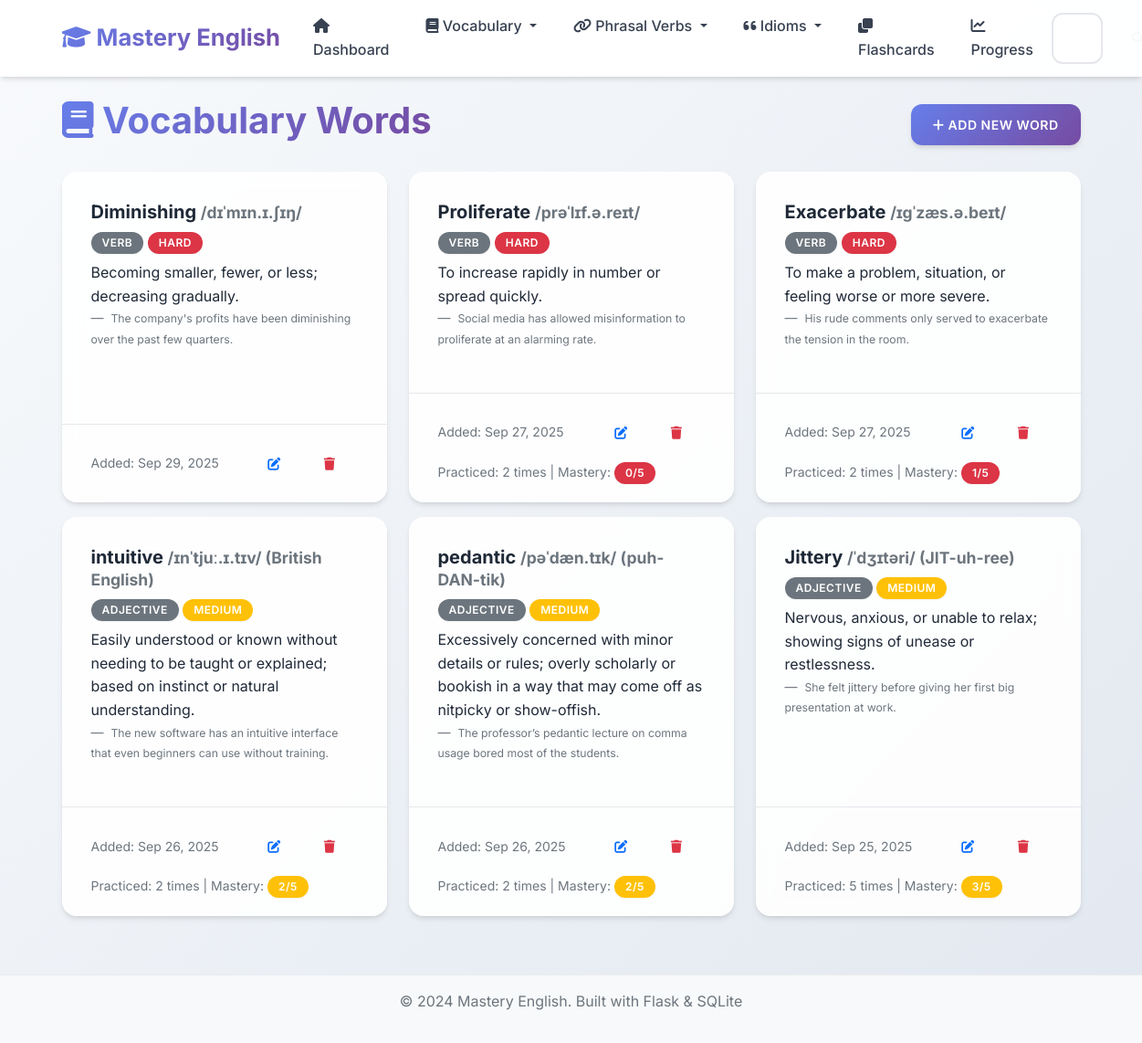
Page /vocabulary on the earlier database version.
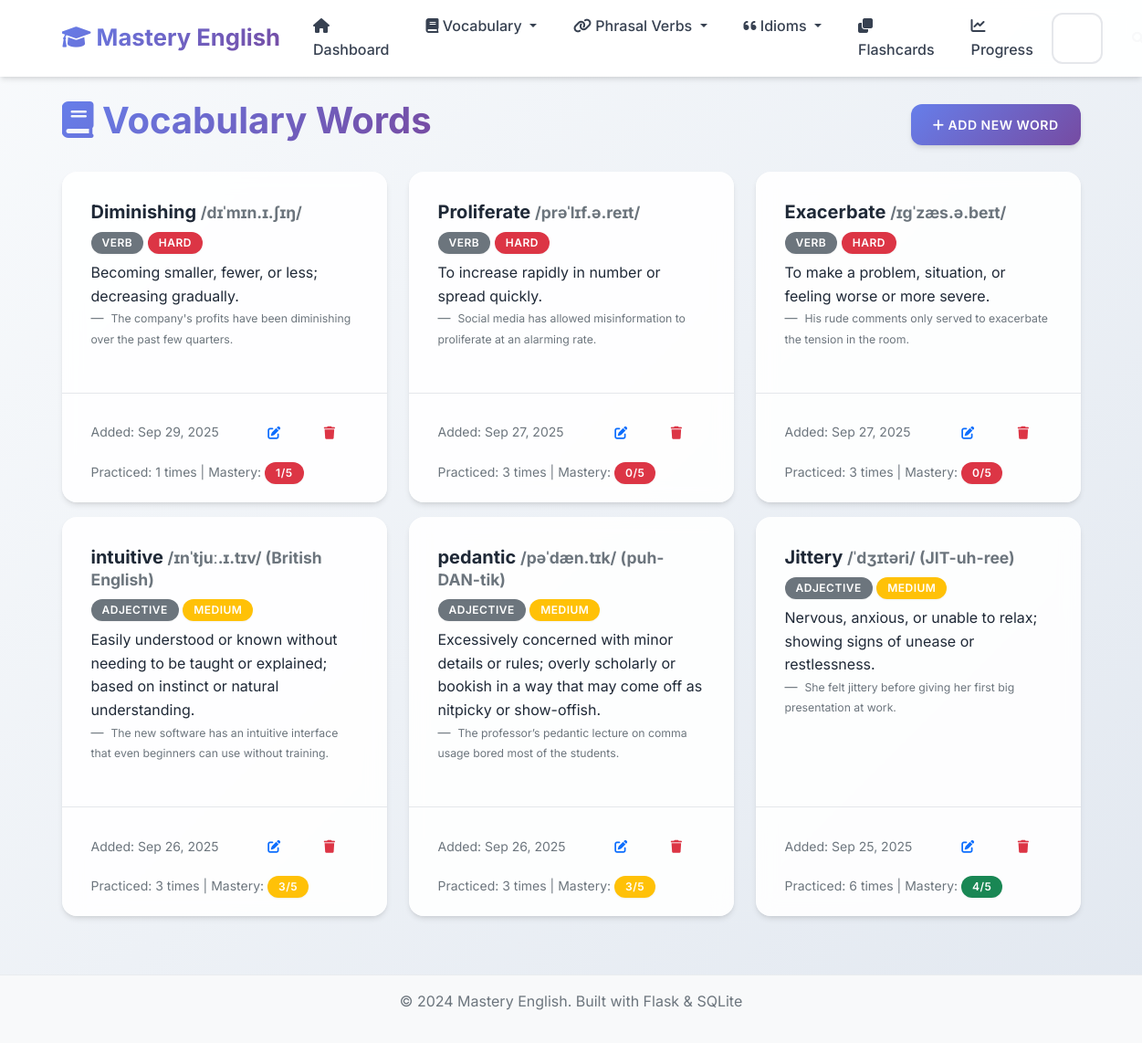
Same page on the later database version.
### app.py (models this page shows, shortened)
class VocabularyWord(db.Model):
    __tablename__ = 'vocabulary_words'
    id = db.Column(db.Integer, primary_key=True)
    word = db.Column(db.String(100), nullable=False)
    definition = db.Column(db.Text, nullable=False)
    example_sentence = db.Column(db.Text)
    pronunciation = db.Column(db.String(100))
    part_of_speech = db.Column(db.String(50))
    difficulty_level = db.Column(db.String(20), default='medium')
    date_added = db.Column(db.DateTime, default=datetime.utcnow)
    times_practiced = db.Column(db.Integer, default=0)
    last_practiced = db.Column(db.DateTime)
    mastery_level = db.Column(db.Integer, default=0)

### app.py (the view)
@app.route('/vocabulary')
def vocabulary_list():
    page = request.args.get('page', 1, type=int)
    words = VocabularyWord.query.order_by(VocabularyWord.date_added.desc()).paginate(
        page=page, per_page=10, error_out=False)
    return render_template('vocabulary_list.html', words=words)

### templates/vocabulary_list.html (shortened to what this page needs)
{% extends "base.html" %}
{% block content %}
<div class="row">
    <div class="col-12">
        <div class="d-flex justify-content-between align-items-center mb-4">
            <h1>
                <i class="fas fa-book"></i> Vocabulary Words
            </h1>
            <a href="{{ url_for('add_vocabulary') }}" class="btn btn-primary">
                <i class="fas fa-plus"></i> Add New Word
            </a>
        </div>
    </div>
</div>
{% if words.items %}
    <div class="row">
        {% for word in words.items %}
            <div class="col-md-6 col-lg-4 mb-3">
                <div class="card h-100">
                    <div class="card-body">
                        <h5 class="card-title">
                            {{ word.word }}
                            {% if word.pronunciation %}
                                <small class="text-muted">{{ word.pronunciation }}</small>
                            {% endif %}
                        </h5>
                        {% if word.part_of_speech %}
                            <span class="badge bg-secondary mb-2">{{ word.part_of_speech }}</span>
                        {% endif %}
                        <span class="badge bg-{% if word.difficulty_level == 'easy' %}success{% elif word.difficulty_level == 'hard' %}danger{% else %}warning{% endif %} mb-2">
                            {{ word.difficulty_level.title() }}
                        </span>
                        <p class="card-text">{{ word.definition }}</p>
                        {% if word.example_sentence %}
                            <blockquote class="blockquote-footer">
                                <small>{{ word.example_sentence }}</small>
                            </blockquote>
                        {% endif %}
                    </div>
                    <div class="card-footer bg-transparent">
                        <div class="d-flex justify-content-between align-items-center">
                            <small class="text-muted">
                                Added: {{ word.date_added.strftime('%b %d, %Y') }}
                            </small>
                            <div class="btn-group" role="group">
                                <a href="{{ url_for('edit_vocabulary', id=word.id) }}" class="btn btn-sm btn-outline-primary">
                                    <i class="fas fa-edit"></i>
                                </a>
                                <button type="button" class="btn btn-sm btn-outline-danger" onclick="confirmDelete('{{ word.word }}', '{{ url_for('delete_vocabulary', id=word.id) }}')">
                                    <i class="fas fa-trash"></i>
                                </button>
                            </div>
                        </div>
                        {% if word.times_practiced > 0 %}
                            <div class="mt-2">
                                <small class="text-muted">
                                    Practiced: {{ word.times_practiced }} times
                                    | Mastery:
                                    <span class="badge bg-{% if word.mastery_level >= 4 %}success{% elif word.mastery_level >= 2 %}warning{% else %}danger{% endif %}">
                                        {{ word.mastery_level }}/5
                                    </span>
                                </small>
                            </div>
                        {% endif %}
                    </div>
                </div>
            </div>
        {% endfor %}
    </div>
{% endif %}
{% endblock %}

### templates/base.html (shortened to what this page needs)
<!DOCTYPE html>
<html lang="en">
<head>
    <link href="https://cdn.jsdelivr.net/npm/bootstrap@5.1.3/dist/css/bootstrap.min.css" rel="stylesheet">
    <link href="https://cdnjs.cloudflare.com/ajax/libs/font-awesome/6.0.0/css/all.min.css" rel="stylesheet">
    <link href="{{ url_for('static', filename='css/style.css') }}" rel="stylesheet">
</head>
<body>
    <nav class="navbar navbar-expand-lg navbar-light">
        <div class="container">
            <a class="navbar-brand" href="{{ url_for('index') }}">
                <i class="fas fa-graduation-cap"></i> Mastery English
            </a>
            <div class="collapse navbar-collapse" id="navbarNav">
                <ul class="navbar-nav me-auto">
                    <li class="nav-item">
                        <a class="nav-link" href="{{ url_for('index') }}">
                            <i class="fas fa-home"></i> Dashboard
                        </a>
                    </li>
                    <li class="nav-item dropdown">
                        <a class="nav-link dropdown-toggle" href="#" id="vocabDropdown" role="button" data-bs-toggle="dropdown">
                            <i class="fas fa-book"></i> Vocabulary
                        </a>
                    </li>
                    <li class="nav-item dropdown">
                        <a class="nav-link dropdown-toggle" href="#" id="phrasalDropdown" role="button" data-bs-toggle="dropdown">
                            <i class="fas fa-link"></i> Phrasal Verbs
                        </a>
                    </li>
                    <li class="nav-item dropdown">
                        <a class="nav-link dropdown-toggle" href="#" id="idiomsDropdown" role="button" data-bs-toggle="dropdown">
                            <i class="fas fa-quote-left"></i> Idioms
                        </a>
                    </li>
                    <li class="nav-item">
                        <a class="nav-link" href="{{ url_for('flashcards_menu') }}">
                            <i class="fas fa-clone"></i> Flashcards
                        </a>
                    </li>
                    <li class="nav-item">
                        <a class="nav-link" href="{{ url_for('progress') }}">
                            <i class="fas fa-chart-line"></i> Progress
                        </a>
                    </li>
                </ul>
                <div class="d-flex">
                    <form class="d-flex" method="GET" action="{{ url_for('search') }}">
                        <input class="form-control me-2" type="search" name="q" placeholder="Search..." aria-label="Search">
                        <button class="btn btn-outline-light" type="submit">
                            <i class="fas fa-search"></i>
                        </button>
                    </form>
                </div>
            </div>
        </div>
    </nav>
    <main class="container mt-4">
        {% block content %}{% endblock %}
    </main>
    <footer class="bg-light text-center text-muted py-3 mt-5">
        <div class="container">
            <p>&copy; 2024 Mastery English. Built with Flask & SQLite</p>
        </div>
    </footer>
</body>
</html>

### static/css/style.css (style rules this page uses)
:root { --primary-color: #6366f1; --primary-dark: #4f46e5; --primary-light: #8b5cf6; --success-color: #10b981; --success-dark: #059669; --info-color: #06b6d4; --info-dark: #0891b2; --warning-color: #f59e0b; --warning-dark: #d97706; --danger-color: #ef4444; --danger-dark: #dc2626; --light-color: #f8fafc; --dark-color: #1e293b; --gray-50: #f9fafb; --gray-100: #f3f4f6; --gray-200: #e5e7eb; --gray-300: #d1d5db; --gray-400: #9ca3af; --gray-500: #6b7280; --gray-600: #4b5563; --gray-700: #374151; --gray-800: #1f2937; --gray-900: #111827; --gradient-primary: linear-gradient(135deg, #667eea 0%, #764ba2 100%); --gradient-success: linear-gradient(135deg, #11998e 0%, #38ef7d 100%); --gradient-info: linear-gradient(135deg, #667db6 0%, #0082c8 100%); --gradient-warning: linear-gradient(135deg, #f093fb 0%, #f5576c 100%); --gradient-hero: linear-gradient(135deg, #667eea 0%, #764ba2 50%, #f093fb 100%); --shadow-sm: 0 1px 2px 0 rgba(0, 0, 0, 0.05); --shadow: 0 4px 6px -1px rgba(0, 0, 0, 0.1), 0 2px 4px -1px rgba(0, 0, 0, 0.06); --shadow-md: 0 10px 15px -3px rgba(0, 0, 0, 0.1), 0 4px 6px -2px rgba(0, 0, 0, 0.05); --shadow-lg: 0 20px 25px -5px rgba(0, 0, 0, 0.1), 0 10px 10px -5px rgba(0, 0, 0, 0.04); --shadow-xl: 0 25px 50px -12px rgba(0, 0, 0, 0.25); }
body { font-family: 'Inter', 'Segoe UI', -apple-system, BlinkMacSystemFont, sans-serif; background: linear-gradient(135deg, #f8fafc 0%, #e2e8f0 100%); min-height: 100vh; line-height: 1.6; color: var(--gray-800); }
.navbar { background: rgba(255, 255, 255, 0.95) !important; backdrop-filter: blur(10px); border-bottom: 1px solid rgba(255, 255, 255, 0.2); box-shadow: var(--shadow); }
.navbar-brand { font-weight: 700; font-size: 1.6rem; background: var(--gradient-primary); -webkit-background-clip: text; -webkit-text-fill-color: transparent; background-clip: text; transition: all 0.3s ease; }
.navbar-nav .nav-link { font-weight: 500; color: var(--gray-700) !important; border-radius: 8px; margin: 0 4px; padding: 8px 16px !important; transition: all 0.3s ease; }
.card { border: none; border-radius: 16px; background: rgba(255, 255, 255, 0.9); backdrop-filter: blur(10px); box-shadow: var(--shadow); transition: all 0.4s cubic-bezier(0.4, 0, 0.2, 1); position: relative; overflow: hidden; }
.card::before { content: ''; position: absolute; top: 0; left: 0; width: 100%; height: 2px; background: var(--gradient-primary); transform: scaleX(0); transition: transform 0.3s ease; }
.card-body { padding: 2rem; }
.card-footer { background: rgba(248, 250, 252, 0.8); border-top: 1px solid var(--gray-200); border-radius: 0 0 16px 16px; padding: 1.25rem 2rem; }
.badge { font-size: 0.7rem; border-radius: 12px; padding: 0.4em 0.8em; }
.btn { border-radius: 12px; font-weight: 600; padding: 0.75rem 1.5rem; text-transform: uppercase; letter-spacing: 0.5px; font-size: 0.875rem; transition: all 0.3s cubic-bezier(0.4, 0, 0.2, 1); position: relative; overflow: hidden; border: none; }
.btn::before { content: ''; position: absolute; top: 0; left: -100%; width: 100%; height: 100%; background: linear-gradient(90deg, transparent, rgba(255,255,255,0.2), transparent); transition: left 0.5s; }
.btn-primary { background: var(--gradient-primary); box-shadow: var(--shadow); }
.btn-group .btn { border-radius: 6px; }
.form-control, .form-select { border-radius: 12px; border: 2px solid var(--gray-200); padding: 0.875rem 1.25rem; font-size: 1rem; font-weight: 500; background: rgba(255, 255, 255, 0.8); backdrop-filter: blur(10px); transition: all 0.3s cubic-bezier(0.4, 0, 0.2, 1); }
h1, h2, h3, h4, h5, h6 { font-weight: 700; color: var(--gray-800); }
h1 { background: var(--gradient-primary); -webkit-background-clip: text; -webkit-text-fill-color: transparent; background-clip: text; }
.badge { font-size: 0.75rem; border-radius: 20px; padding: 0.5em 1em; font-weight: 600; text-transform: uppercase; letter-spacing: 0.5px; box-shadow: var(--shadow-sm); }
.fa, .fas, .far { transition: all 0.3s ease; }
footer { margin-top: auto; border-top: 1px solid #e9ecef; }
.container { animation: fadeInUp 0.6s ease-out; }

Differences in the rows shown:
changed VocabularyWord "Diminishing": times_practiced (not shown) → "1"; mastery_level (not shown) → "1"
changed VocabularyWord "Proliferate": times_practiced "2" → "3"
changed VocabularyWord "Exacerbate": times_practiced "2" → "3"; mastery_level "1" → "0"
changed VocabularyWord "intuitive": times_practiced "2" → "3"; mastery_level "2" → "3"
changed VocabularyWord "pedantic": times_practiced "2" → "3"; mastery_level "2" → "3"
changed VocabularyWord "Jittery": times_practiced "5" → "6"; mastery_level "3" → "4"
